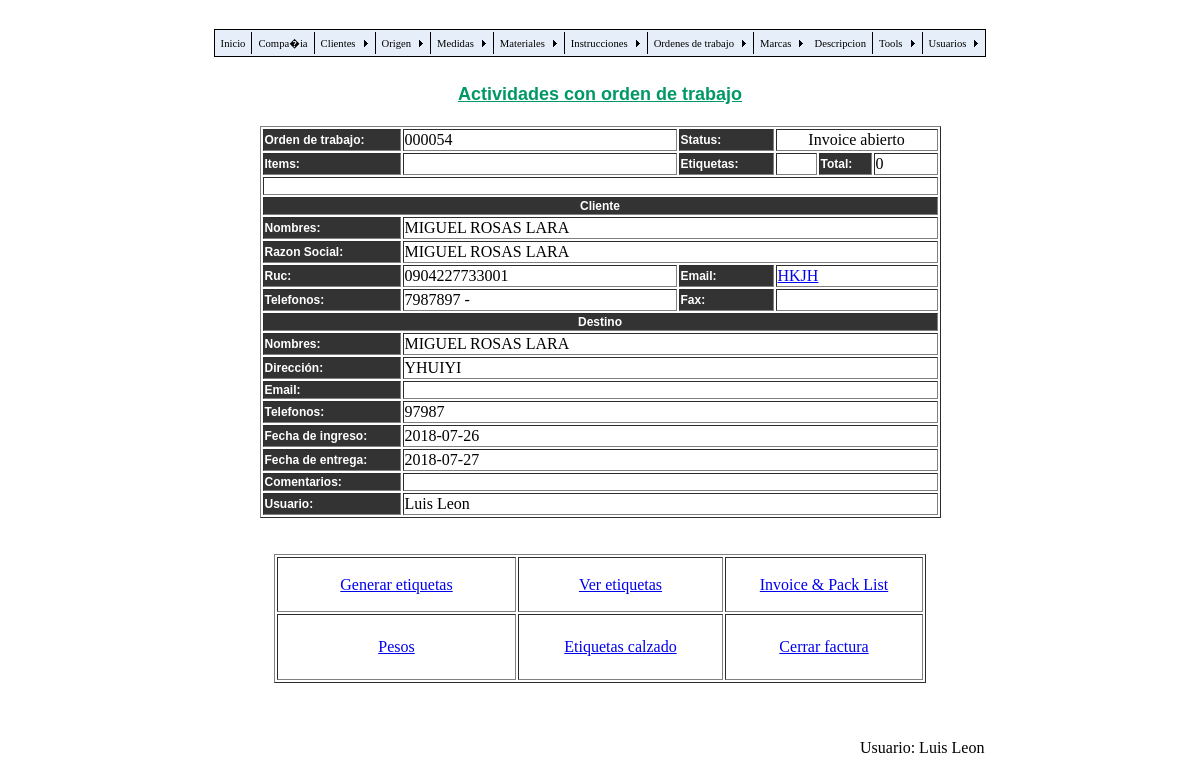
/orden_activities.php?inv_id=54 (signed in), run on the app's committed database.
### tables this page shows
CREATE TABLE `tbl_invoice` (
  `invoice_id` smallint(6) NOT NULL auto_increment,
  `cos_id` smallint(6) NOT NULL,
  `id_comp_inv` tinyint(2) NOT NULL default '5',
  `shipto_id` smallint(6) NOT NULL,
  `fecha_in` varchar(10) NOT NULL,
  `fecha_out` varchar(10) NOT NULL,
  `comments` text,
  `anticipo` decimal(6,2) default NULL,
  `precio` decimal(4,2) NOT NULL,
  `status` int(1) NOT NULL default '0',
  `user_id` tinyint(2) NOT NULL,
  `activo` tinyint(1) NOT NULL default '0',
  PRIMARY KEY  (`invoice_id`)
);

CREATE TABLE `tbl_costumers` (
  `cos_id` smallint(6) NOT NULL auto_increment,
  `cos_names` varchar(40) NOT NULL,
  `cos_corpname` varchar(30) NOT NULL,
  `cos_corpname2` varchar(30) NOT NULL,
  `cos_ruc` varchar(13) NOT NULL,
  `cos_email` varchar(40) NOT NULL,
  `cos_phone1` varchar(20) NOT NULL,
  `cos_phone2` varchar(20) default NULL,
  `cos_fax` varchar(20) default NULL,
  `pais_label` varchar(25) NOT NULL,
  `ciudad_label` varchar(25) NOT NULL,
  `cos_adress` varchar(60) NOT NULL,
  `cos_comments` varchar(250) default NULL,
  `cos_userid` tinyint(2) NOT NULL,
  PRIMARY KEY  (`cos_id`)
);

CREATE TABLE `tbl_ship_to` (
  `shipto_id` smallint(4) NOT NULL auto_increment,
  `cos_id` smallint(6) NOT NULL,
  `shipto_name` varchar(40) NOT NULL,
  `shipto_address` varchar(60) NOT NULL,
  `shipto_phono` varchar(40) NOT NULL,
  `user_id` tinyint(2) NOT NULL,
  `email` varchar(60) default NULL,
  PRIMARY KEY  (`shipto_id`)
);

CREATE TABLE `tbl_users` (
  `user_id` tinyint(2) NOT NULL auto_increment,
  `user_names` varchar(20) NOT NULL,
  `user_username` varchar(15) NOT NULL,
  `user_password` varchar(15) NOT NULL,
  PRIMARY KEY  (`user_id`)
);

### orden_activities.php (the view, shortened to what this page needs)
<?php require_once('Connections/labels_con.php'); ?>
<?php if (!function_exists("GetSQLValueString")) {
function GetSQLValueString($theValue, $theType, $theDefinedValue = "", $theNotDefinedValue = "")
{
  $theValue = function_exists("mysql_real_escape_string") ? mysql_real_escape_string($theValue) : mysql_escape_string($theValue);
  switch ($theType) {
    case "text":
      $theValue = ($theValue != "") ? "'" . $theValue . "'" : "NULL";
      break;
    case "long":
    case "int":
      $theValue = ($theValue != "") ? intval($theValue) : "NULL";
      break;
  }
  return $theValue;
}
}
$colname_Recordset1 = "-1";
if (isset($_SESSION['MM_Username'])) {
  $colname_Recordset1 = $_SESSION['MM_Username'];
}
$query_Recordset1 = sprintf("SELECT user_id, user_names FROM tbl_users WHERE user_username = %s", GetSQLValueString($colname_Recordset1, "text"));
$Recordset1 = mysql_query($query_Recordset1, $labels_con) or die(mysql_error());
$row_Recordset1 = mysql_fetch_assoc($Recordset1);
$colname_orden = "-1";
if (isset($_GET['inv_id'])) {
  $colname_orden = $_GET['inv_id'];
}
$query_orden = sprintf("SELECT inv.*, cos.*, shi.*, shi.email AS emails, user.user_names FROM tbl_invoice inv, tbl_costumers cos, tbl_ship_to shi, tbl_users user WHERE inv.cos_id=cos.cos_id AND inv.shipto_id=shi.shipto_id AND inv.user_id=user.user_id AND inv.invoice_id = %s", GetSQLValueString($colname_orden, "int"));
$orden = mysql_query($query_orden, $labels_con) or die(mysql_error());
$row_orden = mysql_fetch_assoc($orden);
$query_etiquetas = "SELECT SUM(`qty` * `pieces`) FROM `tbl_inv_simple` WHERE invoice_id =" . $_GET['inv_id'] . "";
$etiquetas = mysql_query($query_etiquetas, $labels_con) or die(mysql_error());
$row_etiquetas = mysql_fetch_assoc($etiquetas);
$query_items = "SELECT SUM(`qty`) FROM `tbl_inv_simple` WHERE invoice_id =" . $_GET['inv_id'] . "";
$items = mysql_query($query_items, $labels_con) or die(mysql_error());
$row_items = mysql_fetch_assoc($items);
?>
<!DOCTYPE html PUBLIC "-//W3C//DTD XHTML 1.0 Transitional//EN" "http://www.w3.org/TR/xhtml1/DTD/xhtml1-transitional.dtd">
<html xmlns="http://www.w3.org/1999/xhtml">
<head>
<link href="css/labels.css" rel="stylesheet" type="text/css" />
</head>
<body>
<br />
<table width="651" border="0" align="center">
  <tr>
    <td width="610" align="center"><script type="text/javascript" src="labels_menu.js"></script></td>
  </tr>
</table>
<table width="980" border="0" align="center">
  <tr>
    <td width="814" height="652" valign="top"><br />
      <table width="537" border="0" align="center">
        <tr>
          <td width="531" align="center" class="Titulo">Actividades con orden de trabajo</td>
        </tr>
      </table>
      <br />
      <table width="681" border="1" align="center">
        <tr>
          <td bgcolor="#333333" class="cabecera">Orden de trabajo:</td>
          <td width="270"><?php echo str_pad((int) ($_REQUEST['inv_id']),6,"0",STR_PAD_LEFT); ?></td>
          <td width="91" bgcolor="#333333" class="cabecera">Status:</td>
          <td colspan="3" align="center"><?php
		  if ($row_orden['status'] == 0) { echo "Invoice abierto";
		  } else { echo "Invoice cerrado";
		  }
		  ?></td>
        </tr>
        <tr>
          <td bgcolor="#333333" class="cabecera">Items:</td>
          <td><?php echo $row_items['SUM(`qty`)']; ?></td>
          <td bgcolor="#333333" class="cabecera">Etiquetas:</td>
          <td width="37"><?php echo $row_etiquetas['SUM(`qty` * `pieces`)']; ?></td>
          <td width="49" bgcolor="#333333" class="cabecera">Total:</td>
          <td width="60"><?php echo (($row_etiquetas['SUM(`qty` * `pieces`)']) * $row_orden['precio'] ); ?></td>
        </tr>
        <tr>
          <td colspan="6" class="cabecera">&nbsp;</td>
        </tr>
        <tr>
          <td colspan="6" align="center" bgcolor="#333333" class="cabecera">Cliente</td>
        </tr>
        <tr>
          <td width="134" bgcolor="#333333" class="cabecera">Nombres:</td>
          <td colspan="5"><?php echo $row_orden['cos_names']; ?></td>
        </tr>
        <tr>
          <td bgcolor="#333333" class="cabecera">Razon Social:</td>
          <td colspan="5"><?php echo $row_orden['cos_corpname']; ?> <?php echo $row_orden['cos_corpname2']; ?> </td>
        </tr>
        <tr>
          <td bgcolor="#333333" class="cabecera">Ruc:</td>
          <td><?php echo $row_orden['cos_ruc']; ?></td>
          <td bgcolor="#333333"><span class="cabecera">Email:</span></td>
          <td colspan="3"><a href="mailto:<?php echo $row_orden['cos_email']; ?>"><?php echo $row_orden['cos_email']; ?></a></td>
        </tr>
        <tr>
          <td bgcolor="#333333" class="cabecera">Telefonos:</td>
          <td><?php echo $row_orden['cos_phone1']; ?> - <?php echo $row_orden['cos_phone2']; ?></td>
          <td bgcolor="#333333" class="cabecera">Fax:</td>
          <td colspan="3"><?php echo $row_orden['cos_fax']; ?></td>
        </tr>
        <tr>
          <td colspan="6" align="center" bgcolor="#333333" class="cabecera">Destino</td>
        </tr>
        <tr>
          <td bgcolor="#333333" class="cabecera">Nombres:</td>
          <td colspan="5"><?php echo $row_orden['shipto_name']; ?></td>
        </tr>
        <tr>
          <td bgcolor="#333333" class="cabecera">Dirección:</td>
          <td colspan="5"><?php echo $row_orden['shipto_address']; ?></td>
        </tr>
        <tr>
          <td bgcolor="#333333" class="cabecera">Email:</td>
          <td colspan="5"><?php echo $row_orden['emails']; ?></td>
        </tr>
        <tr>
          <td bgcolor="#333333" class="cabecera">Telefonos:</td>
          <td colspan="5"><?php echo $row_orden['shipto_phono']; ?></td>
        </tr>
        <tr>
          <td bgcolor="#333333" class="cabecera">Fecha de ingreso:</td>
          <td colspan="5"><?php echo $row_orden['fecha_in']; ?></td>
        </tr>
        <tr>
          <td bgcolor="#333333" class="cabecera">Fecha de entrega:</td>
          <td colspan="5"><?php echo $row_orden['fecha_out']; ?></td>
        </tr>
        <tr>
          <td bgcolor="#333333" class="cabecera">Comentarios:</td>
          <td colspan="5"><?php echo $row_orden['comments']; ?></td>
        </tr>
        <tr>
          <td bgcolor="#333333" class="cabecera">Usuario:</td>
          <td colspan="5"><?php echo $row_orden['user_names']; ?></td>
        </tr>
      </table>
      <br />
      <br />
      <table width="652" border="1" align="center">
        <tr>
          <td width="235" height="51" align="center" valign="middle"><a href="eti_ori.php">Generar etiquetas</a></td>
          <td width="201" align="center" valign="middle"><a href="orden_etiq.php?id=<?php echo $row_orden['invoice_id']; ?>">Ver etiquetas</a></td>
          <td width="194" align="center" valign="middle"><a href="inv_simple.php?invoice_id=<?php echo $row_orden['invoice_id']; ?>">Invoice & Pack List</a></td>
        </tr>
        <tr>
          <td height="62" align="center" valign="middle"><a href="pesos.php?inv_id=<?php echo $row_orden['invoice_id']; ?>">Pesos</a></td>
          <td height="62" align="center" valign="middle"><a href="/labels/shoes_labels.php?cos=<?php echo $row_orden['cos_id'];?>&inv=<?php echo $row_orden['invoice_id']; ?>">Etiquetas calzado</a></td>
          <td align="center" valign="middle"><a href="/labels/close.php?inv_id=<?php echo $row_orden['invoice_id']; ?>">Cerrar factura</a></td>
        </tr>
      </table>
<br />
    </td>
  </tr>
</table>
<br />
<table width="335" border="0" align="right">
  <tr>
    <td width="329">Usuario: <?php echo $row_Recordset1['user_names']; ?></td>
  </tr>
</table>
</body>

### css/labels.css (style rules this page uses)
.Titulo { font-family: Verdana, Geneva, sans-serif; font-size: large; font-weight: bold; color: #096; text-decoration: underline; }
.cabecera { font-family: Verdana, Geneva, sans-serif; font-size: 12px; font-weight: bold; color: #FFF; }

### data on the page
tbl_invoice: cos.cos_names "MIGUEL ROSAS LARA", cos.cos_corpname "MIGUEL ROSAS", cos.cos_corpname2 "LARA", cos.cos_ruc "0904227733001", cos.cos_email "HKJH", cos.cos_phone1 "7987897", shipto.shipto_name "MIGUEL ROSAS LARA", shipto.shipto_address "YHUIYI", shipto.shipto_phono "97987", fecha_in "2018-07-26", fecha_out "2018-07-27", user.user_names "Luis Leon"
tbl_users: user_names "Luis Leon"

### other printed values
str_pad((int) ($_REQUEST['inv_id']),6,"0",STR_PAD_LEFT) "000054"
